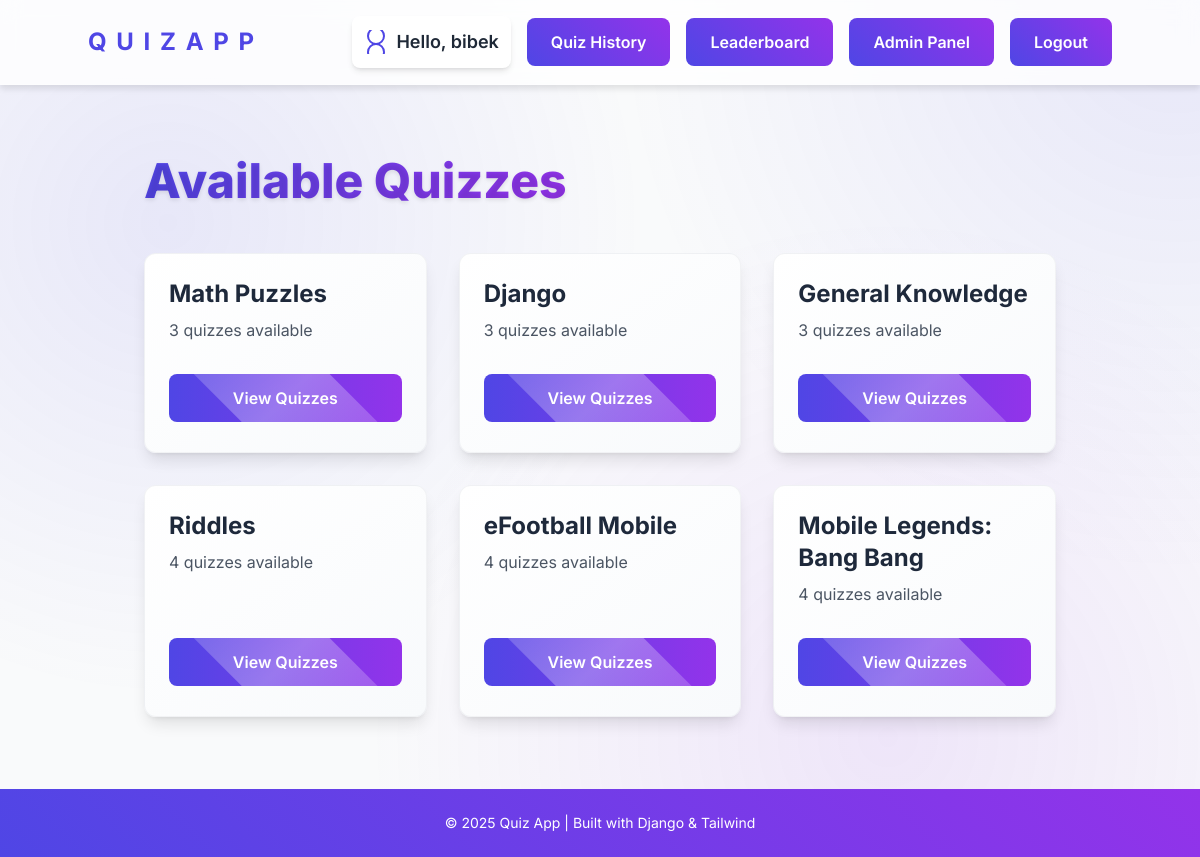
The app's page / (signed in) with its own data.
### quiz/models.py (models this page shows, shortened)
class Category(models.Model):
    name = models.CharField(max_length=100, unique=True)

### quiz/views.py (the view)
# urls.py: path("", views.quiz_list, name="quiz_list"),
def quiz_list(request):
    category_filter = request.GET.get('category')
    categories = Category.objects.all()
    if category_filter:
        category = get_object_or_404(Category, name=category_filter)
        quizzes = Quiz.objects.filter(category=category)
        difficulty_levels = DifficultyLevel.objects.filter(quizzes__category=category).distinct()
        difficulty_filter = request.GET.get('difficulty')
        if difficulty_filter:
            quizzes = quizzes.filter(difficulty__level=difficulty_filter)
    else:
        quizzes = None
        difficulty_levels = None
    context = {
        "categories": categories,
        "selected_category": category_filter,
        "quizzes": quizzes,
        "difficulty_levels": difficulty_levels,
        "selected_difficulty": request.GET.get('difficulty'),
    }
    return render(request, "quiz/quiz_list.html", context)

### quiz/templates/quiz/quiz_list.html (shortened to what this page needs)
{% extends "layout.html" %}
{% block content %}
<div class="max-w-6xl mx-auto px-4 sm:px-6 lg:px-8 py-12">
    <h1 class="page-title text-5xl font-extrabold text-center mb-12">Available Quizzes</h1>
    {% if not selected_category %}
        <div class="grid grid-cols-1 md:grid-cols-2 lg:grid-cols-3 gap-8">
            {% for category in categories %}
                <a href="{% url 'quiz_list' %}?category={{ category.name }}" class="block">
                    <div class="category-card rounded-xl shadow-lg p-6 h-full">
                        <div class="card-content">
                            <h2 class="text-2xl font-bold mb-2">{{ category.name }}</h2>
                            <p class="text-gray-600 mb-4">
                                {% with quiz_count=category.quizzes.count %}
                                    {{ quiz_count }} quiz{{ quiz_count|pluralize:"zes" }} available
                                {% endwith %}
                            </p>
                            <div class="mt-auto pt-4">
                                <span class="gradient-button inline-block text-white px-6 py-3 rounded-lg font-semibold transition-all">
                                    View Quizzes
                                </span>
                            </div>
                        </div>
                    </div>
                </a>
            {% endfor %}
        </div>
    {% endif %}
</div>
{% endblock %}

### quiz/templates/layout.html (shortened to what this page needs)
{% load static tailwind_tags %}
<!DOCTYPE html>
<html lang="en">
<head>
    {% tailwind_css %}
</head>
<body class="min-h-screen flex flex-col">
    <div class="animated-bg"></div>
    <div class="floating-dots" id="floatingDots"></div>
    <nav class="glass-nav sticky top-0 z-50 py-4 px-6">
        <div class="container mx-auto flex justify-between items-center">
            <a href="/" class="logo-modern font-bold text-2xl">
                <span style="--i:1">Q</span>
                <span style="--i:2">u</span>
                <span style="--i:3">i</span>
                <span style="--i:4">z</span>
                <span style="--i:5">A</span>
                <span style="--i:6">p</span>
                <span style="--i:7">p</span>
            </a>
            <div class="flex items-center space-x-4">
                {% if user.is_authenticated %}
                    <div class="flex items-center bg-white shadow-md rounded-lg p-3">
                        <span class="text-lg font-semibold text-gray-800">Hello, {{ user.username }}</span>
                    </div>
                    <a href="{% url 'quiz_history' %}" class="btn-modern">Quiz History</a>
                    <a href="{% url 'leaderboard' %}" class="btn-modern">Leaderboard</a>
                    {% if user.is_superuser or user.is_staff %}
                        <a href="{% url 'admin:index' %}" class="btn-modern" target="_blank" >Admin Panel</a>
                    {% endif %}
                    <form action="{% url 'logout' %}" method="POST" class="inline">
                        <button type="submit" class="btn-modern">
                            Logout
                        </button>
                    </form>
                {% endif %}
            </div>
        </div>
    </nav>
    <main class="container mx-auto p-6 flex-grow z-10">
        {% block content %}{% endblock %}
    </main>
    <footer>
        <div class="container mx-auto">
            <p class="text-sm text-center">&copy; 2025 Quiz App | Built with Django & Tailwind</p>
        </div>
    </footer>
</body>
</html>

### quiz/templates/layout.html (style rules this page uses)
body { font-family: 'Inter', sans-serif; background-color: #f9fafb; color: #1e293b; }
:root { --gradient-start: #4f46e5; --gradient-end: #9333ea; --button-shadow: rgba(79, 70, 229, 0.4); --glass-bg: rgba(255, 255, 255, 0.8); }
.glass-nav { background: var(--glass-bg); backdrop-filter: blur(10px); -webkit-backdrop-filter: blur(10px); border-bottom: 1px solid rgba(255, 255, 255, 0.2); box-shadow: 0 4px 6px rgba(0, 0, 0, 0.1); }
.animated-bg { position: fixed; top: 0; left: 0; width: 100%; height: 100%; z-index: -1; overflow: hidden; }
.animated-bg::before { content: ''; position: absolute; top: -10%; left: -10%; width: 120%; height: 120%; background: radial-gradient(circle at 20% 30%, rgba(79, 70, 229, 0.1) 0%, transparent 35%), radial-gradient(circle at 70% 80%, rgba(147, 51, 234, 0.1) 0%, transparent 40%), radial-gradient(circle at 90% 10%, rgba(79, 70, 229, 0.1) 0%, transparent 35%); animation: bgMove 30s infinite alternate ease-in-out; }
.floating-dots { position: absolute; width: 100%; height: 100%; top: 0; left: 0; z-index: -1; overflow: hidden; }
.btn-modern { position: relative; isolation: isolate; overflow: hidden; transition: all 0.5s; background: linear-gradient(45deg, var(--gradient-start), var(--gradient-end)); color: white; border: none; padding: 0.75rem 1.5rem; border-radius: 0.5rem; font-weight: 600; text-align: center; }
.logo-modern { position: relative; display: inline-block; text-transform: uppercase; letter-spacing: 2px; color: var(--gradient-start); font-weight: 700; }
.logo-modern span { display: inline-block; animation: wavyText 2s infinite; animation-delay: calc(0.1s * var(--i)); }
main { animation: pageEnter 0.8s ease-out forwards; }
footer { position: relative; overflow: hidden; background: linear-gradient(45deg, var(--gradient-start), var(--gradient-end)); color: white; padding: 1.5rem; margin-top: auto; }

### quiz/templates/quiz/quiz_list.html (style rules this page uses)
.floating-cards { animation: floatingCards 3s ease-in-out infinite; }
.page-title { animation: fadeInUp 0.8s ease-out; background-size: 200% auto; background-image: linear-gradient(120deg, #4f46e5, #9333ea, #4f46e5); -webkit-background-clip: text; background-clip: text; color: transparent; position: relative; display: inline-block; text-shadow: 0px 2px 4px rgba(0, 0, 0, 0.1); animation: gradientFlow 3s infinite alternate; }
.card-content { display: flex; flex-direction: column; height: 100%; justify-content: space-between; }
.gradient-button { background: linear-gradient(90deg, #4f46e5, #9333ea, #4f46e5); background-size: 200% auto; transition: all 0.3s ease; position: relative; overflow: hidden; width: 100%; text-align: center; }
.gradient-button::after { content: ''; position: absolute; top: -50%; left: -50%; width: 200%; height: 200%; background: linear-gradient( to right, rgba(255, 255, 255, 0) 0%, rgba(255, 255, 255, 0.3) 50%, rgba(255, 255, 255, 0) 100% ); transform: rotate(45deg); animation: shimmer 3s infinite; pointer-events: none; }
.category-card { animation: fadeInUp 0.8s ease-out; animation-fill-mode: both; transition: all 0.3s cubic-bezier(0.4, 0, 0.2, 1); background: linear-gradient(145deg, #ffffff, #f8fafc); border: 1px solid rgba(229, 231, 235, 0.5); position: relative; overflow: hidden; z-index: 1; }
.category-card::before { content: ''; position: absolute; top: 0; left: 0; right: 0; height: 4px; background: linear-gradient(90deg, #4f46e5, #9333ea); transform: scaleX(0); transition: transform 0.3s ease; z-index: 2; }

### records on screen
Category: name "Math Puzzles", quizzes.count "3"
Category: name "Django", quizzes.count "3"
Category: name "General Knowledge", quizzes.count "3"
Category: name "Riddles", quizzes.count "4"
Category: name "eFootball Mobile", quizzes.count "4"
Category: name "Mobile Legends: Bang Bang", quizzes.count "4"

### other values on screen
{{ user.username }} "bibek"
